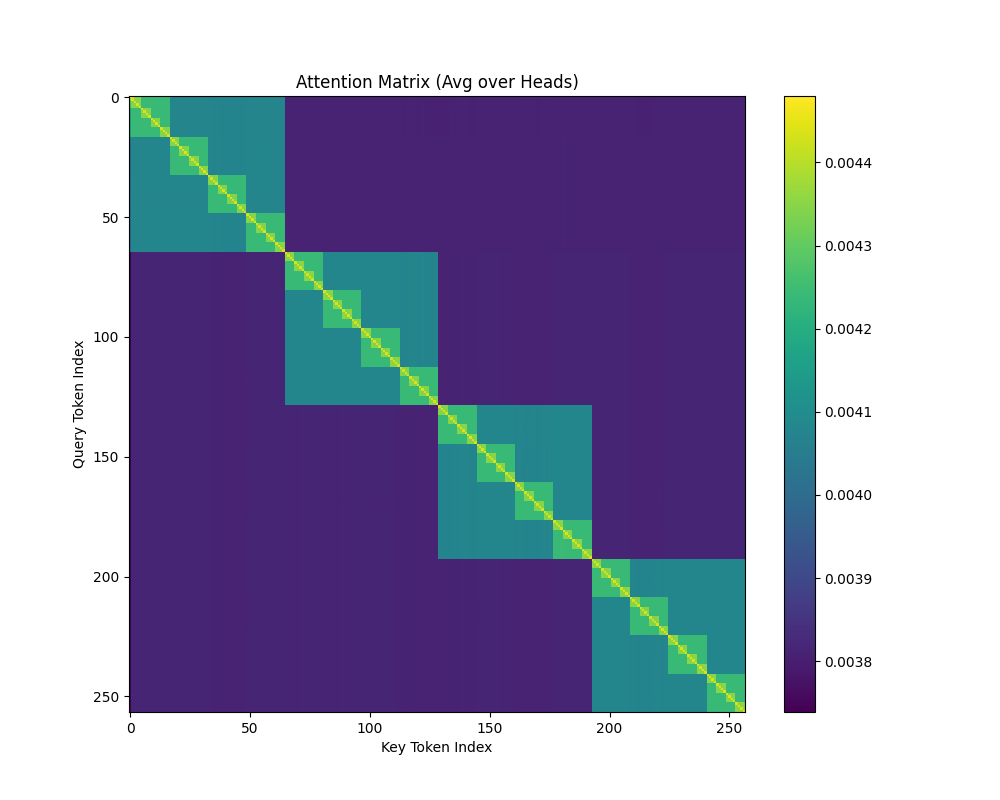
#> input picture examples/visualizations/attention_locality.png, 1000 x 800 px
$ python -i quadtree_utils.py   (imports and definitions only)   (older library calls are emulated)
#> lines starting #> are read from the running program, lines starting #| are printed output that depends on the picture
#> further down, picture is the input picture: shape (800, 1000, 3); mean B, G, R 185.4, 159.5, 159
import numpy as np
import cv2
from dataclasses import dataclass
from typing import List, Tuple, Optional

@dataclass
class Patch:
    x: int
    y: int
    size: int
    depth: int
    complexity: float

class QuadtreeVisualizer:
    def __init__(self,
                 alpha: float = 0.5,
                 sigma_0_sq: float = 0.01,
                 g_0_sq: float = 0.08,
                 min_size: int = 4,
                 max_depth: int = 6):
        self.alpha = alpha
        self.sigma_0_sq = sigma_0_sq
        self.g_0_sq = g_0_sq
        self.min_size = min_size
        self.max_depth = max_depth

    def calculate_complexity(self, img_region: np.ndarray) -> float:
        """
        Calculate complexity C(R) = alpha * C_var(R) + (1-alpha) * C_grad(R)
        """
        if img_region.size == 0:
            return 0.0

        # Normalize image to [0, 1] if not already
        if img_region.dtype == np.uint8:
            region = img_region.astype(float) / 255.0
        else:
            region = img_region

        # Variance component
        var = np.var(region)
        c_var = var / (var + self.sigma_0_sq)

        # Gradient component
        # Simple Sobel gradient
        gx = cv2.Sobel(region, cv2.CV_64F, 1, 0, ksize=3)
        gy = cv2.Sobel(region, cv2.CV_64F, 0, 1, ksize=3)
        grad_energy = np.mean(gx**2 + gy**2)
        c_grad = grad_energy / (grad_energy + self.g_0_sq)

        return self.alpha * c_var + (1 - self.alpha) * c_grad

    def split(self, image: np.ndarray) -> List[Patch]:
        """
        Recursively split the image into quadtree patches.
        """
        h, w = image.shape[:2]
#> h = 800; w = 1000
        # Ensure square image for simplicity in visualization
        size = min(h, w)
#> size = 800
        # Crop to center square
        start_y = (h - size) // 2
#> start_y = 0
        start_x = (w - size) // 2
#> start_x = 100
        img_square = image[start_y:start_y+size, start_x:start_x+size]
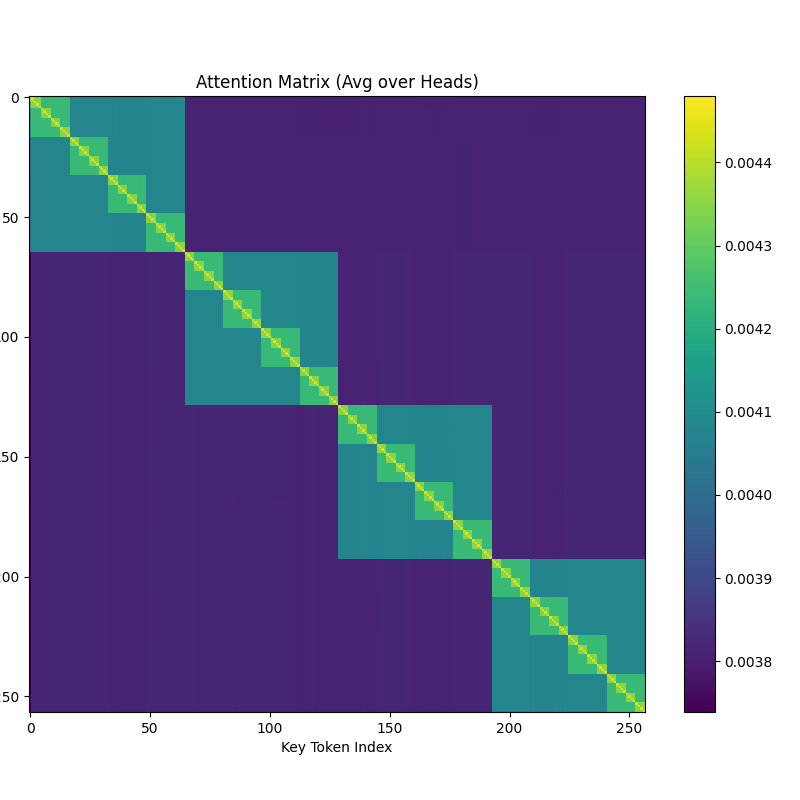
#> img_square: shape (800, 800, 3); mean B, G, R 168.2, 135.8, 135.2

        if len(img_square.shape) == 3:
            img_gray = cv2.cvtColor(img_square, cv2.COLOR_BGR2GRAY)
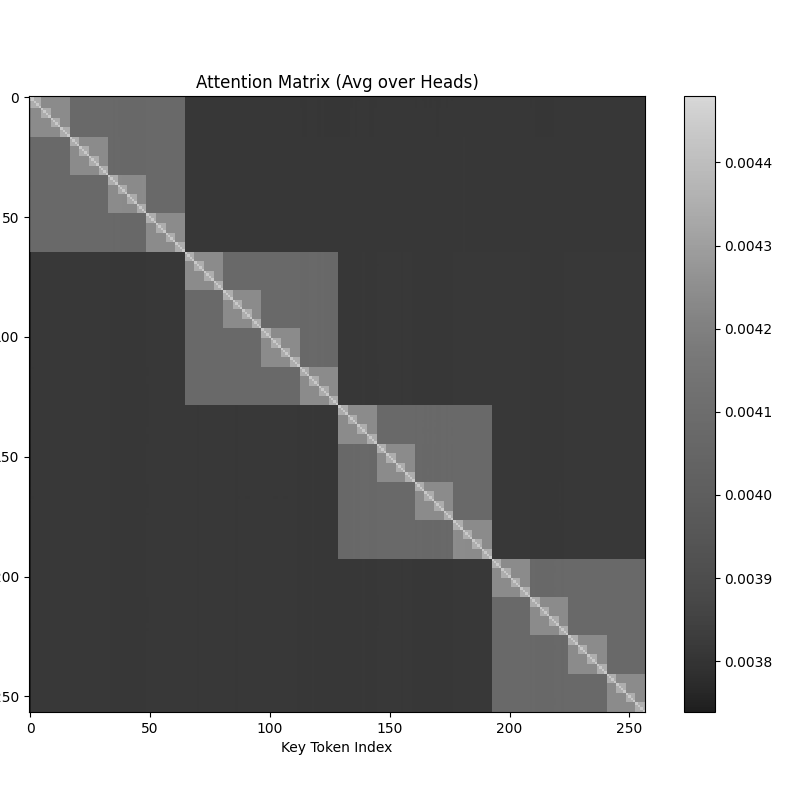
#> img_gray: shape (800, 800); min 0, max 255, mean 139.2
        else:
            img_gray = img_square

        patches = []

        def recursive_split(x, y, s, depth):
            region = img_gray[y:y+s, x:x+s]
            complexity = self.calculate_complexity(region)
#> in calculate_complexity, `var = np.var(region)`: var = 0.129
#> in calculate_complexity, `c_var = var / (var + self.sigma_0_sq)`: c_var = 0.928
#> in calculate_complexity, `grad_energy = np.mean(gx**2 + gy**2)`: grad_energy = 0.267
#> in calculate_complexity, `c_grad = grad_energy / (grad_energy + self.g_0_sq)`: c_grad = 0.769
#> complexity = 0.849

            # Threshold logic: tau_d = tau_0 * gamma^d
            # Simplified for visualization: split if complexity is high and not too deep
            # Using a fixed threshold for demo purposes, or the one from the paper
            tau = 0.3 # Example threshold

            if depth < self.max_depth and s > self.min_size and complexity > tau:
                half = s // 2
#> half = 400
                recursive_split(x, y, half, depth + 1)
#> call 2 of recursive_split, with x = 0, y = 0, s = 400, depth = 1
#> in recursive_split (call 2), `region = img_gray[y:y+s, x:x+s]`:
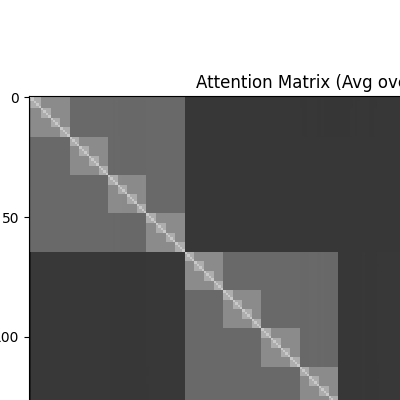
#> region: shape (400, 400); min 0, max 255, mean 130.1
#> in recursive_split (call 2), `complexity = self.calculate_complexity(region)`: complexity = 0.837
#> call 3 of recursive_split, with x = 0, y = 0, s = 200, depth = 2
#> in recursive_split (call 3), `region = img_gray[y:y+s, x:x+s]`:
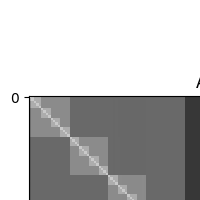
#> region: shape (200, 200); min 0, max 255, mean 189.5
#> in recursive_split (call 3), `complexity = self.calculate_complexity(region)`: complexity = 0.811
#> in calculate_complexity (call 4), `var = np.var(region)`: var = 0.0143
#> in calculate_complexity (call 4), `c_var = var / (var + self.sigma_0_sq)`: c_var = 0.589
#> in calculate_complexity (call 4), `gy = cv2.Sobel(region, cv2.CV_64F, 0, 1, ksize=3)`:
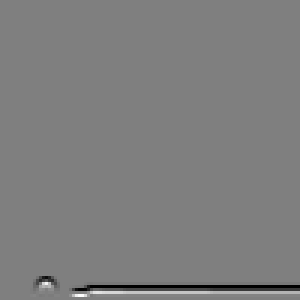
#> gy: shape (100, 100) float64 (shown 3 times larger); min -4, max 4, mean -0.0303; drawn with min black and max white
#> in calculate_complexity (call 4), `grad_energy = np.mean(gx**2 + gy**2)`: grad_energy = 0.235
#> in calculate_complexity (call 4), `c_grad = grad_energy / (grad_energy + self.g_0_sq)`: c_grad = 0.746
#> in recursive_split (call 5), `region = img_gray[y:y+s, x:x+s]`: region: shape (50, 50); every value is 255
#> in calculate_complexity (call 5), `region = img_region.astype(float) / 255.0`: region: shape (50, 50) float64; every value is 1
#> in calculate_complexity (call 5), `gx = cv2.Sobel(region, cv2.CV_64F, 1, 0, ksize=3)`: gx: shape (50, 50) float64; every value is 0
                recursive_split(x + half, y, half, depth + 1)
                recursive_split(x, y + half, half, depth + 1)
#> in recursive_split (call 8), `region = img_gray[y:y+s, x:x+s]`: region: shape (25, 25); every value is 255
#> in calculate_complexity (call 8), `region = img_region.astype(float) / 255.0`: region: shape (25, 25) float64; every value is 1
#> in calculate_complexity (call 8), `gx = cv2.Sobel(region, cv2.CV_64F, 1, 0, ksize=3)`: gx: shape (25, 25) float64; every value is 0
                recursive_split(x + half, y + half, half, depth + 1)
#> in calculate_complexity (call 23), `var = np.var(region)`: var = 0.0594
#> in calculate_complexity (call 23), `c_var = var / (var + self.sigma_0_sq)`: c_var = 0.856
#> in calculate_complexity (call 23), `gy = cv2.Sobel(region, cv2.CV_64F, 0, 1, ksize=3)`:
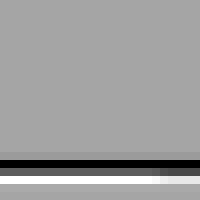
#> gy: shape (25, 25) float64 (shown 8 times larger); min -4, max 2.18, mean -0.154; drawn with min black and max white
#> in calculate_complexity (call 23), `grad_energy = np.mean(gx**2 + gy**2)`: grad_energy = 0.956
#> in calculate_complexity (call 23), `c_grad = grad_energy / (grad_energy + self.g_0_sq)`: c_grad = 0.923
            else:
                patches.append(Patch(x + start_x, y + start_y, s, depth, complexity))

        recursive_split(0, 0, size, 0)
#> in recursive_split (call 33), `region = img_gray[y:y+s, x:x+s]`:
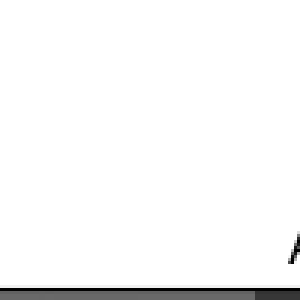
#> region: shape (100, 100) (shown 3 times larger); min 0, max 255, mean 247.1
#> in recursive_split (call 33), `complexity = self.calculate_complexity(region)`: complexity = 0.729
        return patches

>>> import cv2
>>> picture = cv2.imread('../../visualizations/attention_locality.png')
>>> result = QuadtreeVisualizer().split(picture)
#> result = 1363 items

$ run again, on examples/visualizations/path_trace.png
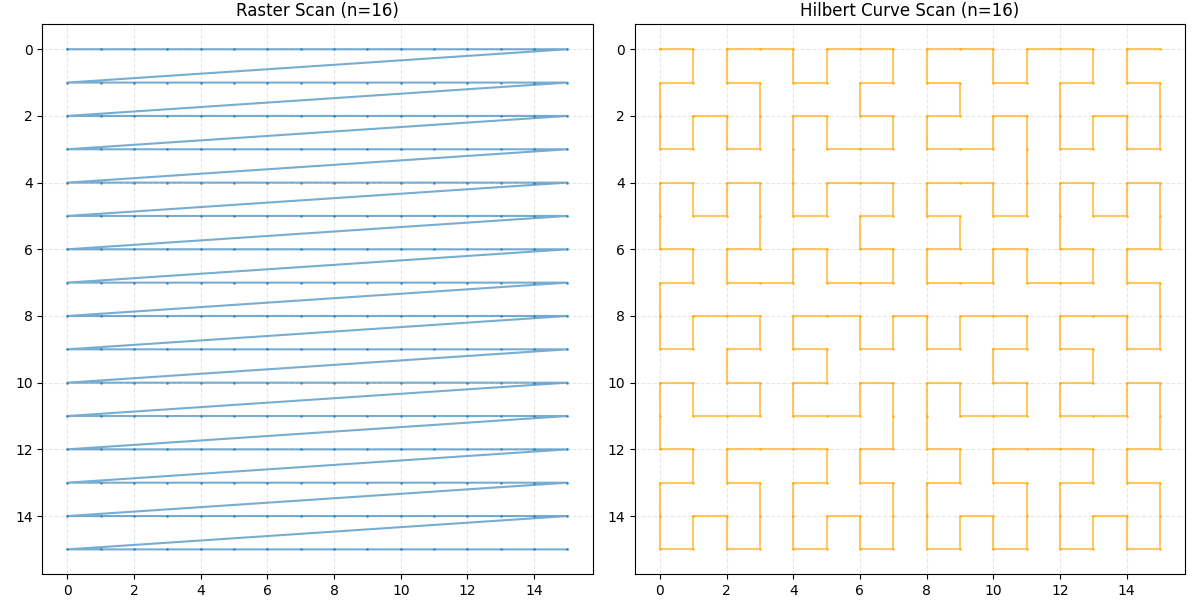
#> input picture examples/visualizations/path_trace.png, 1200 x 600 px
#> picture is the input picture: shape (600, 1200, 3); mean B, G, R 246, 246.9, 245.9
#> var = 0.0149
#> c_var = 0.598
#> grad_energy = 0.462
#> c_grad = 0.853
#> complexity = 0.725
#> gx: shape (300, 300) float64
#> gy: shape (300, 300) float64
#> gx: shape (150, 150) float64
#> gy: shape (150, 150) float64
#> in recursive_split (call 4), `region = img_gray[y:y+s, x:x+s]`:
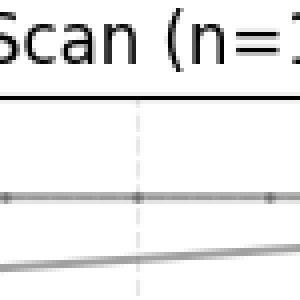
#> region: shape (75, 75) (shown 4 times larger); min 0, max 255, mean 235.6
#> gx: shape (75, 75) float64
#> gy: shape (75, 75) float64
#> complexity = 0.884
#> gx: shape (37, 37) float64
#> gy: shape (37, 37) float64
#> var = 0.0693
#> c_var = 0.874
#> in calculate_complexity (call 26), `gy = cv2.Sobel(region, cv2.CV_64F, 0, 1, ksize=3)`:
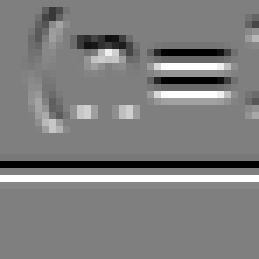
#> gy: shape (37, 37) float64 (shown 7 times larger); min -4, max 4, mean -2.21e-17; drawn with min black and max white
#> grad_energy = 2.46
#> c_grad = 0.969
#> result = 2875 items

$ run again, on examples/visualizations/splitter_heatmap.png
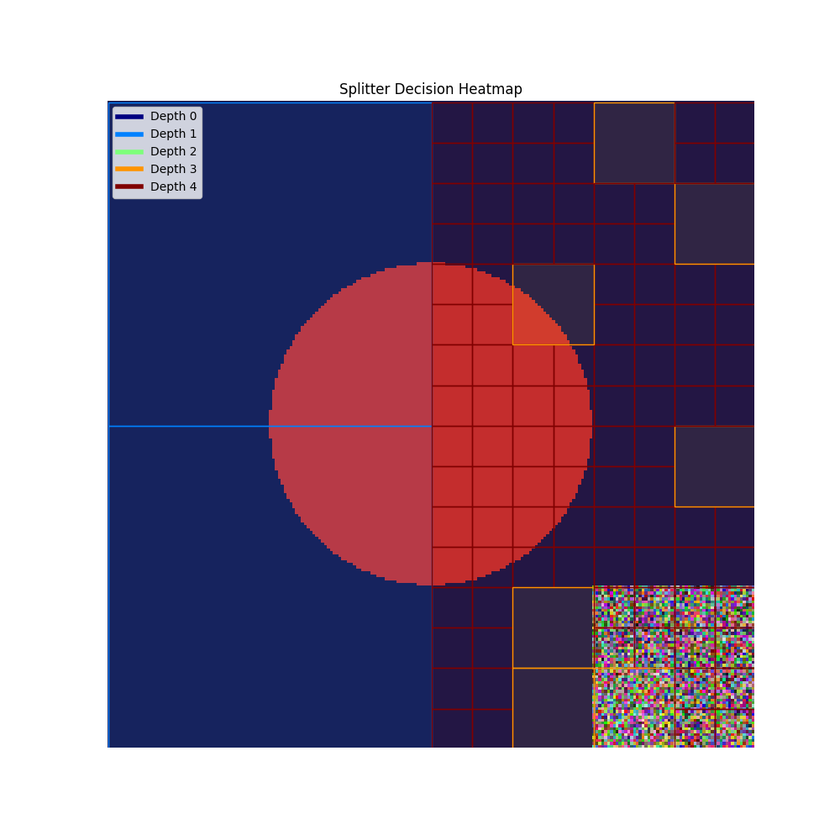
#> input picture examples/visualizations/splitter_heatmap.png, 840 x 840 px, shrunk from 1000 x 1000 before the run
#> picture is the input picture: shape (840, 840, 3); mean B, G, R 151, 129, 146.2
#> var = 0.159
#> c_var = 0.941
#> grad_energy = 0.151
#> c_grad = 0.653
#> complexity = 0.797
#> gx: shape (420, 420) float64
#> gy: shape (420, 420) float64
#> gx: shape (210, 210) float64
#> gy: shape (210, 210) float64
#> gx: shape (105, 105) float64; every value is 0
#> gy: shape (105, 105) float64
#> gx: shape (52, 52) float64; every value is 0
#> gy: shape (52, 52) float64
#> gx: shape (26, 26) float64; every value is 0
#> gy: shape (26, 26) float64
#> gy: shape (52, 52) float64
#> in recursive_split (call 35), `region = img_gray[y:y+s, x:x+s]`:
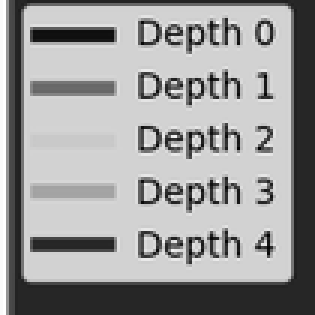
#> region: shape (105, 105) (shown 3 times larger); min 0, max 255, mean 155.8
#> gx: shape (105, 105) float64
#> gy: shape (105, 105) float64
#> complexity = 0.921
#> var = 0.0668
#> c_var = 0.87
#> gx: shape (52, 52) float64
#> in calculate_complexity (call 36), `gy = cv2.Sobel(region, cv2.CV_64F, 0, 1, ksize=3)`:
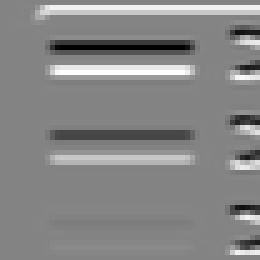
#> gy: shape (52, 52) float64 (shown 5 times larger); min -3.28, max 3.06, mean 0.0724; drawn with min black and max white
#> grad_energy = 1.38
#> result = 1114 items
